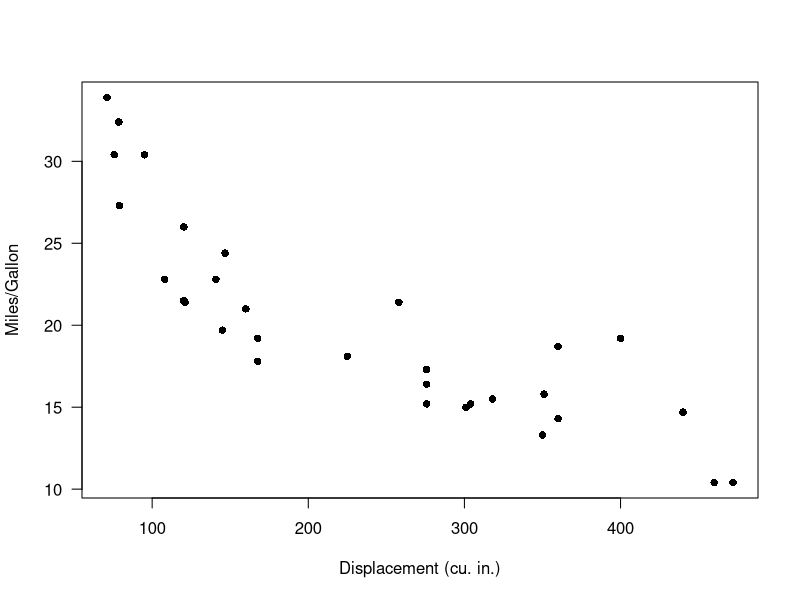
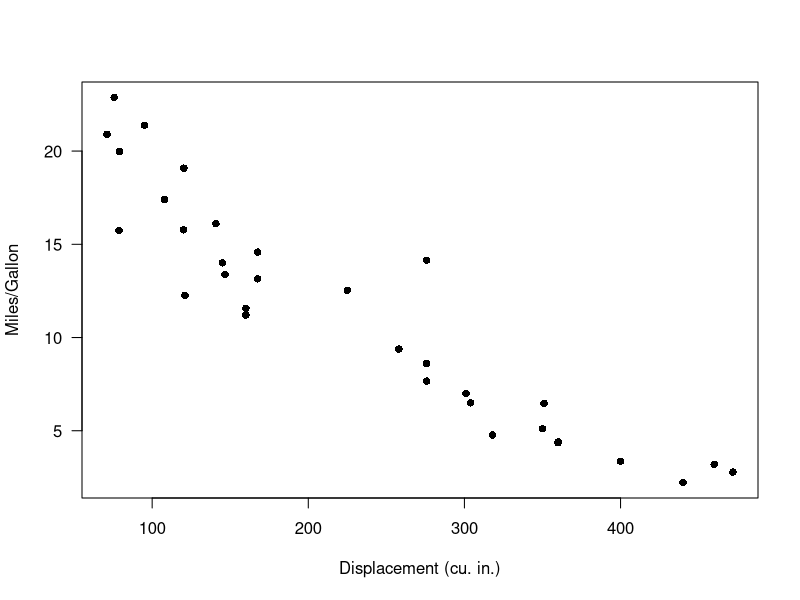
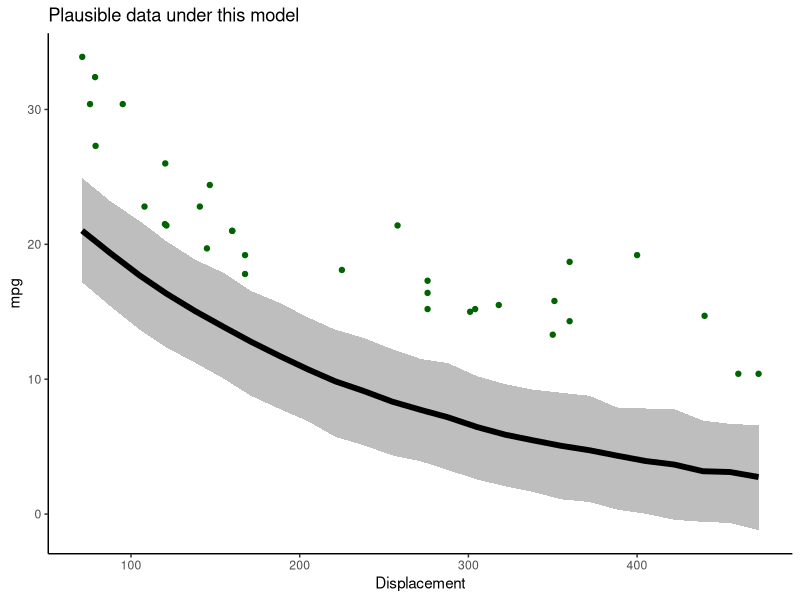
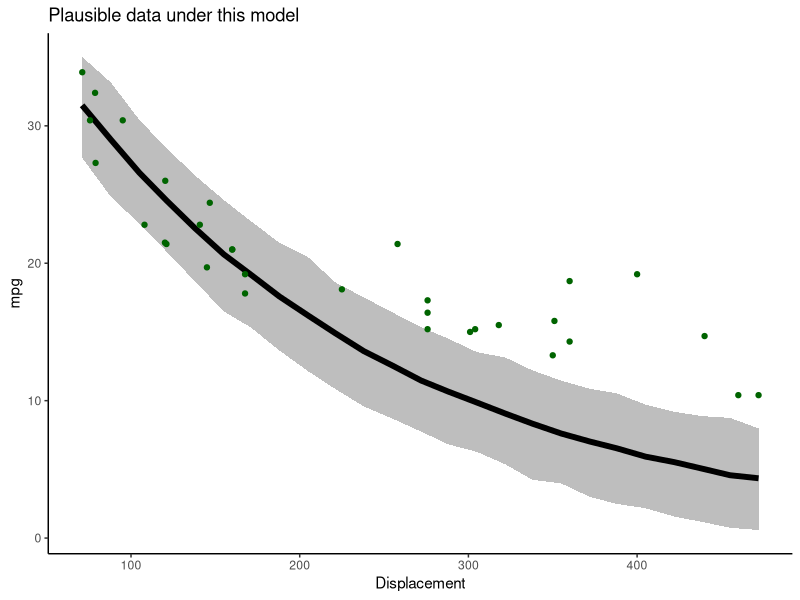
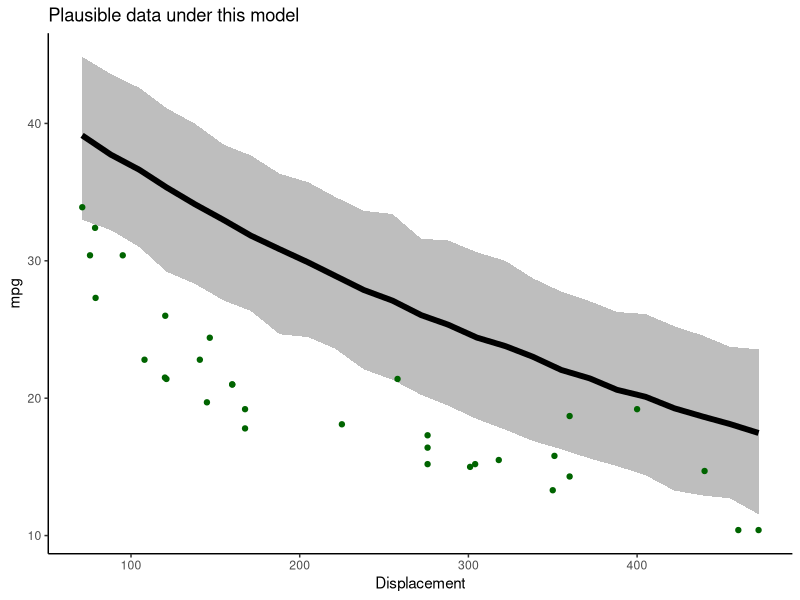
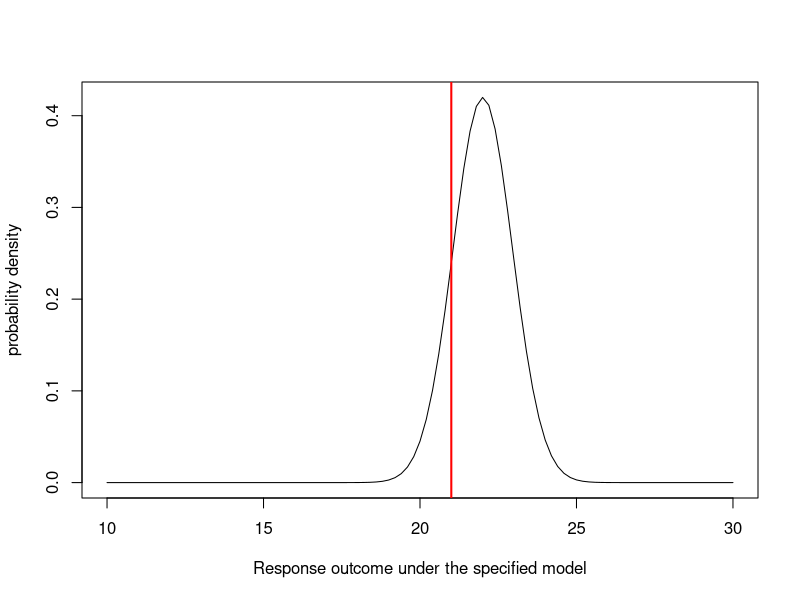
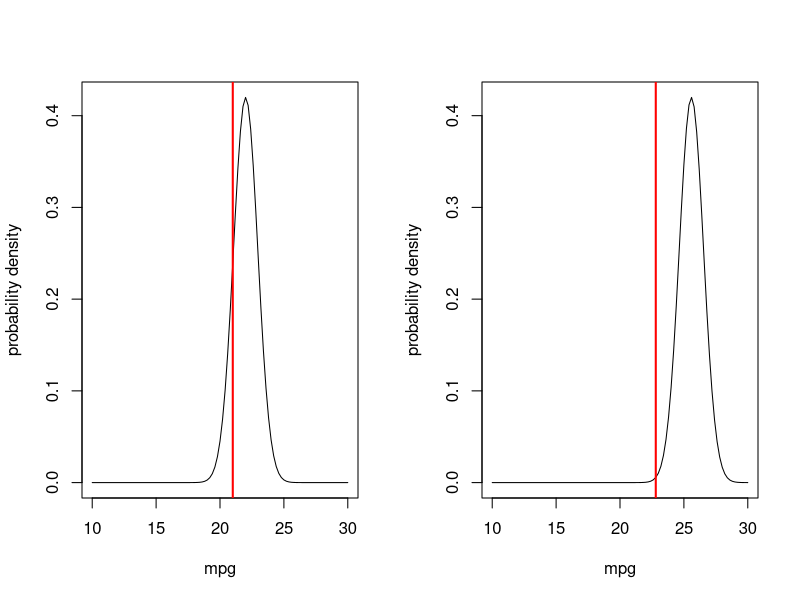
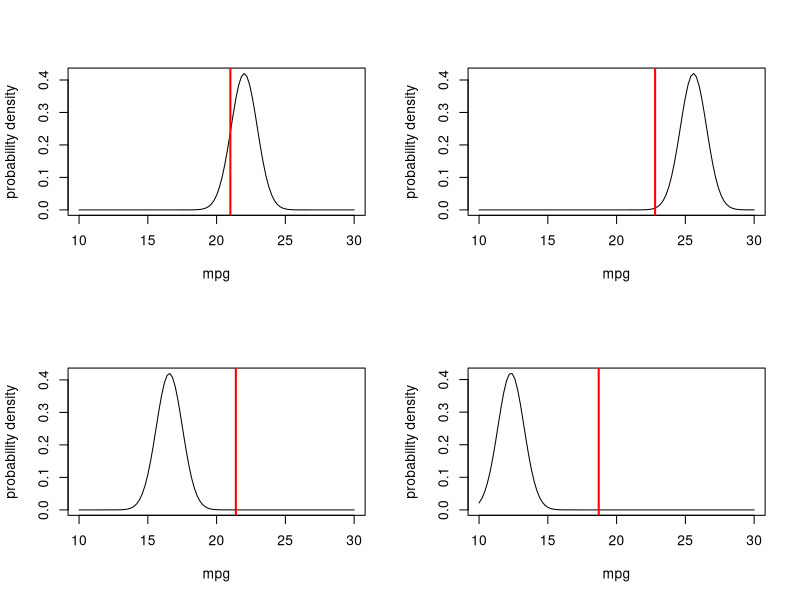

The R script that drew these images, in order:
## ---- chunk 1
library(ggplot2)
library(dplyr)
knitr::opts_chunk$set(echo = TRUE, cache = TRUE)
## ---- chunk 2

#  NRES 746, Lecture 4     -------------------------------                  
#   University of Nevada, Reno                       
#   Likelihood                                       
#     Assessing the probability of the data          
#     under a fully specified data-generating model        

## ---- chunk 3

# Demo: using data simulation to make inferences ----------------

data(mtcars)    # use the 'mtcars' data set as an example 

# ?mtcars

plot(mpg~disp, data = mtcars, las = 1, pch = 16, xlab = "Displacement (cu. in.)", ylab = "Miles/Gallon")   # visualize the relationship

## ---- chunk 4

# try an exponential model

mu_func <- function(x,a,b){
  a*exp(b*x)        # deterministic exponential decline (assuming b is negative)
}

DataGenerator <- function(x,params){
  a=params[1]; b=params[2]; sigma=params[3]
  rnorm(length(x),mu_func(x,a,b),sigma)     
}

## ---- chunk 5

## generate data under an assumed process model -----------------

xvals=mtcars$disp    # xvals same as data (there is no random component here- we can't really "sample" x values)
params <- c(  
  a = 30,             # set model parameters arbitrarily (eyeballing to the data) (see Bolker book)
  b = -0.005,   # = 1/200
  sigma=2
)

yvals <- DataGenerator(xvals,params)

plot(yvals~xvals,las = 1, pch = 16, xlab = "Displacement (cu. in.)", ylab = "Miles/Gallon")      # plot the simulated data


## ---- chunk 6

## assess goodness-of-fit of a known data-generating model --------------------

VisualizeModelWithData <- function(x,params){ 
  lots=1000
  plotdat = data.frame(xseq=round(seq(min(x),max(x),length=25)))
  results = replicate(lots,DataGenerator(plotdat$xseq,params))
      # now make a boxplot of the results
  bounds=sapply(1:nrow(results), function(t) c(lb=quantile(results[t,],0.025,names=F), ub=quantile(results[t,],0.975,names=F), mean=mean(results[t,]))  )
  plotdat = cbind(plotdat,t(bounds))
  plot = ggplot(plotdat,aes(x=xseq,y=mean)) +
    geom_ribbon(aes(ymin=lb,ymax=ub),fill="gray") +
    geom_path(lwd=2) + 
    geom_point(data=mtcars,aes(x=disp,y=mpg),col="darkgreen") +
    labs(x="Displacement",y="mpg",title ="Plausible data under this model" ) +
    theme_classic()
  print(plot)
}

## ---- chunk 7

VisualizeModelWithData(xvals,params)    # run the function to visualize the range of data that could be produced under this model

## ---- chunk 8

# now change the parameters and see if the data fit to the model

params["a"]=45       # was 30
params["b"]=-0.005   
    
VisualizeModelWithData(xvals,params)   

## ---- chunk 9

# try again- select a new set of parameters

params["b"]=-0.002   # was -0.005
params["sigma"]=3    # was 2
    
VisualizeModelWithData(xvals,params)   
## ---- chunk 10

# Work with likelihood! ---------------------

obs.data <- mtcars[1,c("mpg","disp")]    # for simplicity, consider only the first observation
obs.data

## ---- chunk 11

## "best fit" parameters from above   ----------------

params["a"]=35            # fill the list with the "best fit" parameter set from above (this is still just an educated guess) 
params["b"]= -0.0029   
params["sigma"]=0.95

expected_val <- mu_func(obs.data$disp,params["a"],params["b"])   
expected_val      # expected mpg for the first observation in the "mtcars" dataset

## ---- chunk 12

## Visualize the likelihood of this single observation.  ------------------------

mu_star = expected_val   # expected (mean) value for this observation, given the data generating model
sigma_star = params['sigma']    # standard deviation

curve(dnorm(x,mu_star,sigma_star),10,30,xlab="Response outcome under the specified model",ylab="probability density")   # probability of all plausible mpg values under the data generating model.  
abline(v=obs.data$mpg,col="red",lwd=2)    # overlay the observed data

## ---- chunk 13

## compute the likelihood of the first observation  ---------------------

likelihood1 = dnorm(obs.data$mpg,mu_star,sigma_star)
likelihood1

## ---- chunk 14

## Visualize the likelihood of two observations. ---------------

obs.data <- mtcars[c(1,3),c("mpg","disp")]
obs.data

par(mfrow=c(1,2))  # set up graphics!

for(i in 1:nrow(obs.data)){
  curve(dnorm(x,mu_func(obs.data$disp[i],params['a'],params['b']),params['sigma']),10,30,xlab="mpg",ylab="probability density")   # probability density
  abline(v=obs.data$mpg[i],col="red",lwd=2)
}

## ---- chunk 15

## compute the likelihood of observing BOTH data points  ----------------

Likelihood <- dnorm(obs.data$mpg[1],mu_func(obs.data$disp[1],params['a'],params['b']),params['sigma']) *
              dnorm(obs.data$mpg[2],mu_func(obs.data$disp[2],params['a'],params['b']),params['sigma'])  
Likelihood

## ---- chunk 16
prod(dnorm(obs.data$mpg,mu_func(obs.data$disp,params['a'],params['b']),params['sigma']))
## ---- chunk 17

# and now... four observations!

obs.data <- mtcars[c(1,3,4,5),c("mpg","disp")]
obs.data

par(mfrow=c(2,2))  # set up graphics!

for(i in 1:nrow(obs.data)){
  curve(dnorm(x,mu_func(obs.data$disp[i],params['a'],params['b']),params['sigma']),10,30,xlab="mpg",ylab="probability density")   # probability density
  abline(v=obs.data$mpg[i],col="red",lwd=2)
}


## ---- chunk 18

    # compute the likelihood of observing all four data points
prod(dnorm(obs.data$mpg,mu_func(obs.data$disp,params['a'],params['b']),params['sigma']))

## ---- chunk 19

       # Finally, compute the likelihood of ALL data points in the entire data set, using the "prod()" function
full.data <- mtcars[,c("mpg","disp")]

prod(dnorm(full.data$mpg,mu_func(full.data$disp,params['a'],params['b']),params['sigma']))

## ---- chunk 20

## Compute the log-likelihood (easier to work with!)  -----------------------

l <- sum(dnorm(full.data$mpg,mu_func(full.data$disp,params['a'],params['b']),params['sigma'],log=TRUE)) 
l
exp(l)   # we can convert back to likelihood if we want...

## ---- chunk 21

# Example likelihood function!  --------------------------------

# Arguments:
#   params: bundled vector of free parameters for the known data-generating model

mtcars_LL <- function(params){
  sum(dnorm(mtcars$mpg,mu_func(mtcars$disp,params['a'],params['b']),params['sigma'],log=TRUE)) 
}
mtcars_LL(params)

## ---- chunk 22

# Use numerical optimization methods to identify the maximum likelihood estimate (and the likelihood at the MLE)

optimizedLik <- optim(fn=mtcars_LL,par=params,control=list(fnscale=-1),hessian = T)  # note, the control param is set so that "optim" maximizes rather than minimizes the Log-likelihood. 

## ---- chunk 23

MLE = optimizedLik$par   # maximum likelihood parameter estimates
MLE
## ---- chunk 24

LogLik = optimizedLik$value   # log likelihood for the best model
LogLik

## ---- chunk 25

# visualize goodness-of-fit for the best model  ----------------------

xvals <- mtcars$disp
yvals <- mtcars$mpg
VisualizeModelWithData(xvals,MLE)

## ---- chunk 26

powerlaw = function(x,t){
  t[1] * x^t[2]
}

mtcars_NLL2 = function(params){
  -sum(dnorm(mtcars$mpg,powerlaw(mtcars$disp,params[1:2]),params['sigma'],log=TRUE)) 
}

params=c(a=40,b=-0.1,sigma=2)
optimizedLik2 <- optim(fn=mtcars_NLL2,par=params,,hessian = T)
MLE2 = optimizedLik2$par
MLE2

plot(mtcars$disp,mtcars$mpg)
curve(powerlaw(x,MLE2),add=T)

## ---- chunk 27

# Estimating parameter uncertainty -------------------------

# Visualize a "slice" of the likelihood function

allvals_b <- seq(-1/1000,-1/200,length=200)
paramslist <- lapply(allvals_b, function(t){MLE['b']=t;MLE } )
slice_b <- sapply(paramslist, function(t) exp(mtcars_LL(t))) 

plot(allvals_b,slice_b,type="l",main="Likelihood Slice",xlab="Parameter Slice for \'b\'",ylab="Likelihood")

## ---- chunk 28

# Work with log-likelihood instead...

slice_b <- sapply(paramslist, function(t) mtcars_LL(t))    # 

plot(allvals_b,slice_b,type="l",main="Log Likelihood Slice",xlab="Parameter Slice for \'b\'",ylab="Log-Likelihood")

## ---- chunk 29

# zoom in closer to the MLE

allvals_b <- seq(-1/550,-1/350,length=200)
paramslist <- lapply(allvals_b, function(t){MLE['b']=t;MLE } )
slice_b <- sapply(paramslist, function(t) mtcars_LL(t)) 

plot(allvals_b,slice_b,type="l",main="Log Likelihood Slice",xlab="Parameter Slice for \'b\'",ylab="Log-Likelihood")
## ---- chunk 30

# what parameter values are within 2 log likelihood units of the best value?  -------------

plot(allvals_b,slice_b,type="l",main="Log Likelihood Slice",xlab="Parameter Slice for \'b\'",ylab="Log-Likelihood")
abline(v=MLE['b'],lwd=3,col="blue")
abline(h=(LogLik-2))

## ---- chunk 31

# Generate an approximate 95% confidence interval for the "b" parameter -----------------

reasonable_b_slice <- allvals_b[slice_b>=(LogLik-2)]
reasonable_b_limits <- c(min(reasonable_b_slice),max(reasonable_b_slice))

plot(allvals_b,slice_b,type="l",main="Log Likelihood slice",xlab="Parameter Slice for \'b\'",ylab="Log-Likelihood")
abline(v=MLE['b'],lwd=3,col="blue")
abline(h=(LogLik-2))
abline(v=reasonable_b_limits,lwd=1,col="blue")

## ---- chunk 32

# A better confidence interval, using the likelihood "profile" -----------------

# first, visualize the likelihood surface in 2 dimensions

a <- seq(5,50,length=200)
b <- seq(-1/300,-1/800,length=200)

LLsurface <- expand.grid(a,b)
colnames(LLsurface) <- c("a","b")
paramslist <- lapply(1:nrow(LLsurface), function(t){MLE['a']=LLsurface$a[t];MLE['b']=LLsurface$b[t];MLE } )
LLsurface$LL <- sapply(paramslist, function(t) mtcars_LL(t)) 

summary(LLsurface)

ggplot(LLsurface,mapping =aes(x=a,y=b,z=LL)) +
  geom_raster(aes(fill=LL)) +
  geom_contour(breaks=seq(-100,-75,3) ,lwd=1.2) +
  scale_fill_gradient(limits=c(-125,-75)) 
  

## ---- chunk 33

# add a contour line, assuming deviances follow a chi-squared distribution

conf95 <- qchisq(0.95,2)/2  # this evaluates to around 3. Since we are varying freely across 2 dimensions, we use chisq with 2 degrees of freedom

ggplot(LLsurface,mapping =aes(x=a,y=b,z=LL)) +
  geom_raster(aes(fill=LL)) +
  geom_contour(breaks=seq(-100,-75,3) ,lwd=1.2) +
  geom_contour(breaks=LogLik-conf95 ,lwd=2,col="black") +
  scale_fill_gradient(limits=c(-125,-75)) +
  labs(title = "Log Likelihood Surface with 2D Confidence Region")

## ---- chunk 34

# visualize likelihood profiles!

profile_a <- LLsurface |> group_by(a) |> summarize(LL=max(LL)) 
profile_b <- LLsurface |> group_by(b) |> summarize(LL=max(LL)) 

reasonable_a <- profile_a$a[profile_a$LL >=(LogLik-qchisq(0.95,1)/2)]

ggplot(profile_a,aes(a,LL)) + geom_path(lwd=2) + 
  geom_vline(xintercept = c(min(reasonable_a),max(reasonable_a) )) +
  xlim(c(25,40)) + ylim(c(-110,-75))

## ---- chunk 35

# profile for the b parameter... 

reasonable_b <- profile_b$b[profile_b$LL >=(LogLik-qchisq(0.95,1)/2)]

ggplot(profile_b,aes(b,LL)) + geom_path(lwd=2) + 
  geom_vline(xintercept = c(min(reasonable_b),max(reasonable_b) )) 

## ---- chunk 36

# Compare profile and slice intervals

compdf <- rbind(profile_b,data.frame(b=allvals_b,LL=slice_b))
compdf$Method <- rep(c("Profile","Slice"),each=nrow(profile_b))

ggplot(compdf,aes(x=b,y=LL,color=Method)) + geom_path(lwd=2) + 
  geom_vline(xintercept = c(min(reasonable_b),max(reasonable_b) ),color="darkgreen",lty=2) +
  geom_vline(xintercept = reasonable_b_limits ,color="purple",lty=2) +
  scale_color_manual(values=c("darkgreen","purple"))

## ---- chunk 37

## use the normal approximation to estimate confidence intervals!

varcov <- solve(-optimizedLik$hessian)   # compute the variance covariance matrix for the coefficients from the hessian matrix

# approximate confidence interval as 2 standard errors from the MLE
lb = MLE - 2*sqrt(diag(varcov))
ub = MLE + 2*sqrt(diag(varcov))

cbind(MLE,lb,ub)

# compare with profile likelihood method for b
c(min(reasonable_b),max(reasonable_b) )    # close enough!?

## ---- chunk 38

###### Practice exercise: develop a likelihood function for estimating the probability of detection of a rare frog species

ncaps <- c(3,2,6)   # number of times out of 10 that a frog is detected at 3 known-occupided wetland sites

#### construct a likelihood function


#### find the MLE using 'optim()' in R


#### find the approximate 95% confidence interval using the "rule of 2"



## ---- chunk 39

# demo: likelihood ratio test  -------------------------------

curve(dchisq(x,2),0,10,ylab="probability density",xlab="x", main="Chi-Squared distribution, df=2")

## ---- chunk 40

curve(dchisq(x,2),0,10,ylab="probability density",xlab="x", main="Chi-Squared distribution, df=2")
abline(v=qchisq(0.95,2),col="red",lwd=2)

## ---- chunk 41

curve(dchisq(x,1),0,5,ylab="probability density",xlab="x", main="Chi-Squared distribution, df=1")
abline(v=qchisq(0.95,1),col="red",lwd=2)
